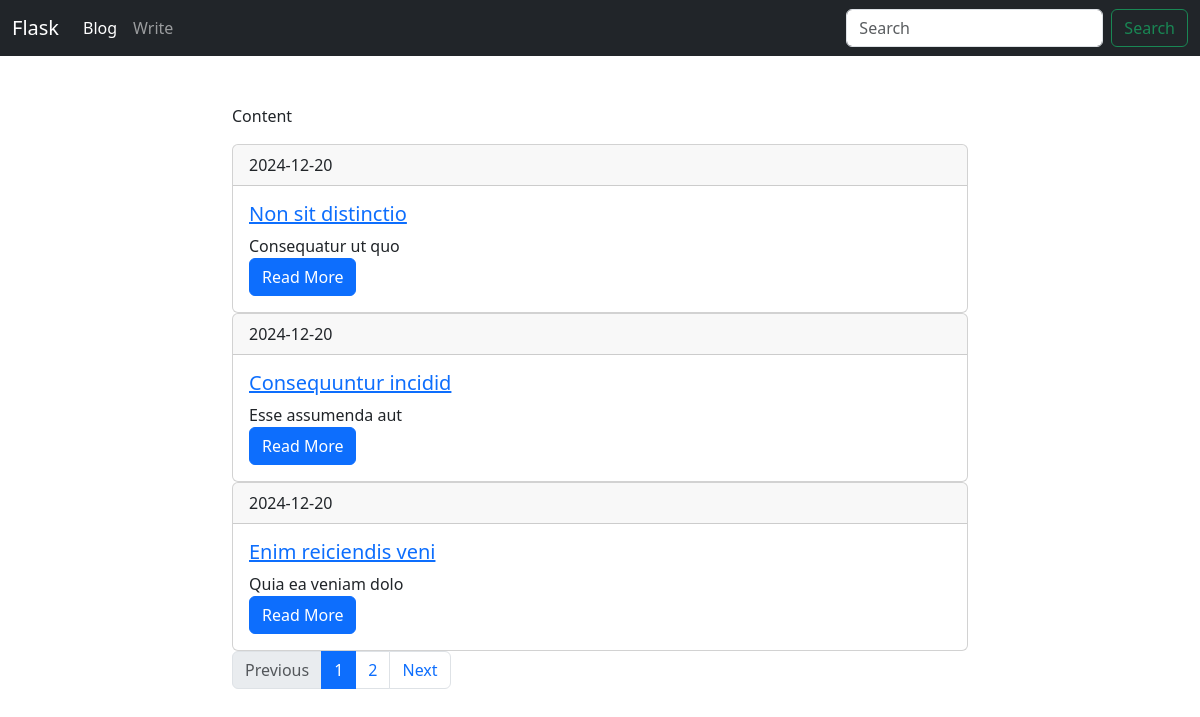
Screenshot of /blog/ with the database file from the repository.
### models.py (models this page shows, shortened)
class Post(db.Model):
  id = db.Column(db.Integer, primary_key=True)
  title = db.Column(db.String(140))
  slug = db.Column(db.String(140), unique=True)
  body = db.Column(db.Text)
  created = db.Column(db.DateTime, default=datetime.utcnow)

### posts/blueprint.py (the view)
@posts.route('/')
def posts_list():
  q= request.args.get('q')
  if q:
    posts = Post.query.filter(Post.title.contains(q) | Post.body.contains(q))
  else:
    posts = Post.query.order_by(Post.created.desc())
  page = request.args.get('page')
  if page and page.isdigit():
    page = int(page)
  else:
    page = 1
  pages = posts.paginate(page=page, per_page=3)
  return render_template('posts/posts.html', posts=posts, pages=pages)

### posts/templates/posts/posts.html (shortened to what this page needs)
{%extends 'base.html'%}
{%block content%}
<p>Content</p>
 {%for post in pages.items%}
  <div class="card">
    <div class="card-header">
      {{post.created.date()}}
    </div>
    <div class="card-body">
      <h5 class="card-title">
        <a href="{{url_for('posts.post_detail', slug=post.slug)}}">
          {{post.title}}
        <a/>
        </h5>
      <p class="card-text">{{post.body}}</p>
      <a href="{{url_for('posts.post_detail', slug=post.slug)}}" class="btn btn-primary">Read More</a>
    </div>
  </div>
  {% endfor %}
  <nav aria-label="Page navigation example">
    <ul class="pagination">
      <li class="page-item {%if not pages.has_prev%} disabled {%endif%} "><a class="page-link" href="./?page={{pages.prev_num}}">Previous</a></li>
      {%for page in pages.iter_pages()%}
          <li class="page-item {%if page == pages.page %}active {%endif%}"><a class="page-link" href="./?page={{page}}">{{page}}</a></li>
      {%endfor%}
      <li class="page-item {%if not pages.has_next%} disabled {%endif%} "><a class="page-link" href="./?page={{pages.next_num}}">Next</a></li>
    </ul>
  </nav>
{% endblock %}

### templates/base.html (shortened to what this page needs)
<!DOCTYPE html>
<html lang="en">
  <head>
    <link
      href="https://cdn.jsdelivr.net/npm/bootstrap@5.3.3/dist/css/bootstrap.min.css"
      rel="stylesheet"
    />
  </head>
  <body>
    <nav class="navbar navbar-expand-lg navbar-dark bg-dark mb-5">
      <div class="container-fluid">
        <a class="navbar-brand" href="{{url_for('index')}}">Flask</a>
        <div class="collapse navbar-collapse" id="navbarSupportedContent">
          <ul class="navbar-nav me-auto mb-2 mb-lg-0">
            <li class="nav-item">
              <a class="nav-link active" aria-current="page" href="{{url_for('posts.posts_list')}}">Blog</a>
            </li>
            <li class="nav-item">
              <a class="nav-link" href="{{url_for('posts.post_create')}}">Write</a>
            </li>
          </ul>
          <form class="d-flex" role="search" method="GET" >
            <input
              class="form-control me-2"
              type="search"
              placeholder="Search"
              aria-label="Search"
              name="q"
            />
            <button class="btn btn-outline-success" type="submit">
              Search
            </button>
          </form>
        </div>
      </div>
    </nav>
    <div class="container">
      <div class="row">
        <div class="col-8 mx-auto">
          {%block content%}
          {% endblock %}
        </div>
      </div>
    </div>
  </body>
</html>

### rows the page displays
Post: created "2024-12-20", title "Non sit distinctio", body "Consequatur ut quo"
Post: created "2024-12-20", title "Consequuntur incidid", body "Esse assumenda aut"
Post: created "2024-12-20", title "Enim reiciendis veni", body "Quia ea veniam dolo"

### other values shown
{{ page }} "1" "2"
